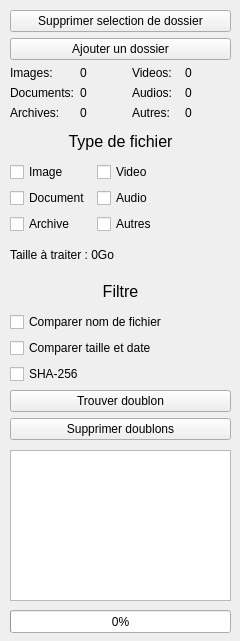
<?xml version="1.0" encoding="UTF-8"?>
<ui version="4.0">
 <class>MainWindow</class>
 <widget class="QMainWindow" name="MainWindow">
  <property name="geometry">
   <rect>
    <x>0</x>
    <y>0</y>
    <width>240</width>
    <height>641</height>
   </rect>
  </property>
  <property name="windowTitle">
   <string>MainWindow</string>
  </property>
  <widget class="QWidget" name="centralwidget">
   <widget class="QWidget" name="verticalLayoutWidget">
    <property name="geometry">
     <rect>
      <x>10</x>
      <y>10</y>
      <width>221</width>
      <height>430</height>
     </rect>
    </property>
    <layout class="QVBoxLayout" name="processVerticalLayout">
     <item>
      <widget class="QPushButton" name="deleteSelectedPushButton">
       <property name="text">
        <string>Supprimer selection de dossier</string>
       </property>
      </widget>
     </item>
     <item>
      <widget class="QPushButton" name="addFolderPushButton">
       <property name="text">
        <string>Ajouter un dossier</string>
       </property>
      </widget>
     </item>
     <item>
      <layout class="QGridLayout" name="numberOfFileGridLayout">
       <item row="0" column="2">
        <widget class="QLabel" name="numberOfVideoFilesParamLabel">
         <property name="text">
          <string>Videos:</string>
         </property>
        </widget>
       </item>
       <item row="0" column="1">
        <widget class="QLabel" name="numberOfImageFilesValueLabel">
         <property name="text">
          <string>0</string>
         </property>
        </widget>
       </item>
       <item row="0" column="0">
        <widget class="QLabel" name="numberOfImageFilesParamLabel">
         <property name="text">
          <string>Images:</string>
         </property>
        </widget>
       </item>
       <item row="2" column="0">
        <widget class="QLabel" name="numberOfArchiveFilesParamLabel">
         <property name="text">
          <string>Archives:</string>
         </property>
        </widget>
       </item>
       <item row="1" column="0">
        <widget class="QLabel" name="numberOfDocumentFilesParamLabel">
         <property name="text">
          <string>Documents:</string>
         </property>
        </widget>
       </item>
       <item row="0" column="3">
        <widget class="QLabel" name="numberOfVideoFilesValueLabel">
         <property name="text">
          <string>0</string>
         </property>
        </widget>
       </item>
       <item row="1" column="1">
        <widget class="QLabel" name="numberOfDocumentFilesValueLabel">
         <property name="text">
          <string>0</string>
         </property>
        </widget>
       </item>
       <item row="1" column="2">
        <widget class="QLabel" name="numberOfAudioFilesParamLabel">
         <property name="text">
          <string>Audios:</string>
         </property>
        </widget>
       </item>
       <item row="1" column="3">
        <widget class="QLabel" name="numberOfAudioFilesValueLabel">
         <property name="text">
          <string>0</string>
         </property>
        </widget>
       </item>
       <item row="2" column="3">
        <widget class="QLabel" name="numberOfOtherFilesValueLabel">
         <property name="text">
          <string>0</string>
         </property>
        </widget>
       </item>
       <item row="2" column="2">
        <widget class="QLabel" name="numberOfOtherFilesParamLabel">
         <property name="text">
          <string>Autres:</string>
         </property>
        </widget>
       </item>
       <item row="2" column="1">
        <widget class="QLabel" name="numberOfArchiveFilesValueLabel">
         <property name="text">
          <string>0</string>
         </property>
        </widget>
       </item>
      </layout>
     </item>
     <item>
      <widget class="QLabel" name="typedeFichierLabel">
       <property name="font">
        <font>
         <pointsize>12</pointsize>
        </font>
       </property>
       <property name="text">
        <string>Type de fichier</string>
       </property>
       <property name="alignment">
        <set>Qt::AlignmentFlag::AlignCenter</set>
       </property>
      </widget>
     </item>
     <item>
      <layout class="QFormLayout" name="formLayout">
       <item row="0" column="0">
        <widget class="QCheckBox" name="optionsImageCheckBox">
         <property name="enabled">
          <bool>true</bool>
         </property>
         <property name="text">
          <string>Image</string>
         </property>
         <property name="checkable">
          <bool>true</bool>
         </property>
         <property name="checked">
          <bool>false</bool>
         </property>
        </widget>
       </item>
       <item row="0" column="1">
        <widget class="QCheckBox" name="optionsVideoCheckBox">
         <property name="enabled">
          <bool>true</bool>
         </property>
         <property name="text">
          <string>Video</string>
         </property>
         <property name="checkable">
          <bool>true</bool>
         </property>
         <property name="checked">
          <bool>false</bool>
         </property>
        </widget>
       </item>
       <item row="1" column="0">
        <widget class="QCheckBox" name="optionsDocumentCheckBox">
         <property name="enabled">
          <bool>true</bool>
         </property>
         <property name="text">
          <string>Document</string>
         </property>
         <property name="checkable">
          <bool>true</bool>
         </property>
         <property name="checked">
          <bool>false</bool>
         </property>
        </widget>
       </item>
       <item row="1" column="1">
        <widget class="QCheckBox" name="optionsAudioCheckBox">
         <property name="enabled">
          <bool>true</bool>
         </property>
         <property name="text">
          <string>Audio</string>
         </property>
         <property name="checkable">
          <bool>true</bool>
         </property>
         <property name="checked">
          <bool>false</bool>
         </property>
        </widget>
       </item>
       <item row="2" column="0">
        <widget class="QCheckBox" name="optionsArchiveCheckBox">
         <property name="enabled">
          <bool>true</bool>
         </property>
         <property name="text">
          <string>Archive</string>
         </property>
         <property name="checkable">
          <bool>true</bool>
         </property>
         <property name="checked">
          <bool>false</bool>
         </property>
        </widget>
       </item>
       <item row="2" column="1">
        <widget class="QCheckBox" name="optionsOtherCheckBox">
         <property name="enabled">
          <bool>true</bool>
         </property>
         <property name="text">
          <string>Autres</string>
         </property>
         <property name="checkable">
          <bool>true</bool>
         </property>
         <property name="checked">
          <bool>false</bool>
         </property>
        </widget>
       </item>
      </layout>
     </item>
     <item>
      <widget class="QLabel" name="selectSizeLabel">
       <property name="text">
        <string>Taille à traiter : 0Go</string>
       </property>
      </widget>
     </item>
     <item>
      <widget class="QLabel" name="FiltreLabel">
       <property name="font">
        <font>
         <pointsize>12</pointsize>
        </font>
       </property>
       <property name="text">
        <string>Filtre</string>
       </property>
       <property name="alignment">
        <set>Qt::AlignmentFlag::AlignCenter</set>
       </property>
      </widget>
     </item>
     <item>
      <widget class="QCheckBox" name="filterNameCheckBox">
       <property name="text">
        <string>Comparer nom de fichier</string>
       </property>
      </widget>
     </item>
     <item>
      <widget class="QCheckBox" name="filterSizeAndDateCheckBox">
       <property name="text">
        <string>Comparer taille et date</string>
       </property>
      </widget>
     </item>
     <item>
      <widget class="QCheckBox" name="filterSHA256MD5CheckBox">
       <property name="text">
        <string>SHA-256</string>
       </property>
      </widget>
     </item>
     <item>
      <widget class="QPushButton" name="findDuplicatePushButton">
       <property name="text">
        <string>Trouver doublon</string>
       </property>
      </widget>
     </item>
     <item>
      <widget class="QPushButton" name="deleteDuplicatePushButton">
       <property name="text">
        <string>Supprimer doublons</string>
       </property>
      </widget>
     </item>
    </layout>
   </widget>
   <widget class="QListWidget" name="logUserListWidget">
    <property name="geometry">
     <rect>
      <x>10</x>
      <y>450</y>
      <width>221</width>
      <height>151</height>
     </rect>
    </property>
   </widget>
   <widget class="QProgressBar" name="filterProgressBar">
    <property name="geometry">
     <rect>
      <x>10</x>
      <y>610</y>
      <width>221</width>
      <height>23</height>
     </rect>
    </property>
    <property name="value">
     <number>0</number>
    </property>
    <property name="alignment">
     <set>Qt::AlignmentFlag::AlignCenter</set>
    </property>
   </widget>
  </widget>
 </widget>
 <resources/>
 <connections/>
</ui>
